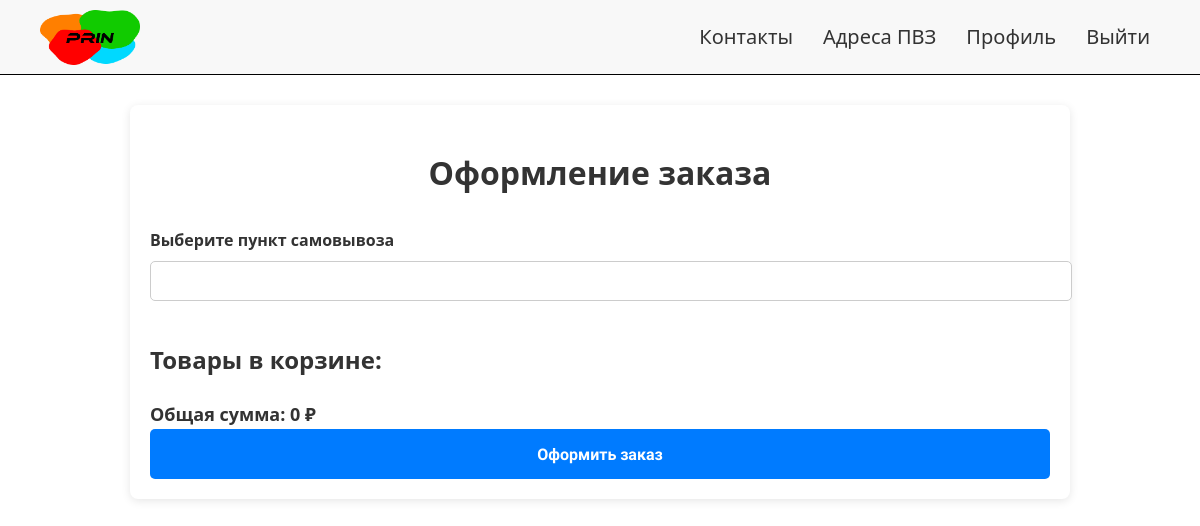
Page /order (signed in) on the earlier database version.
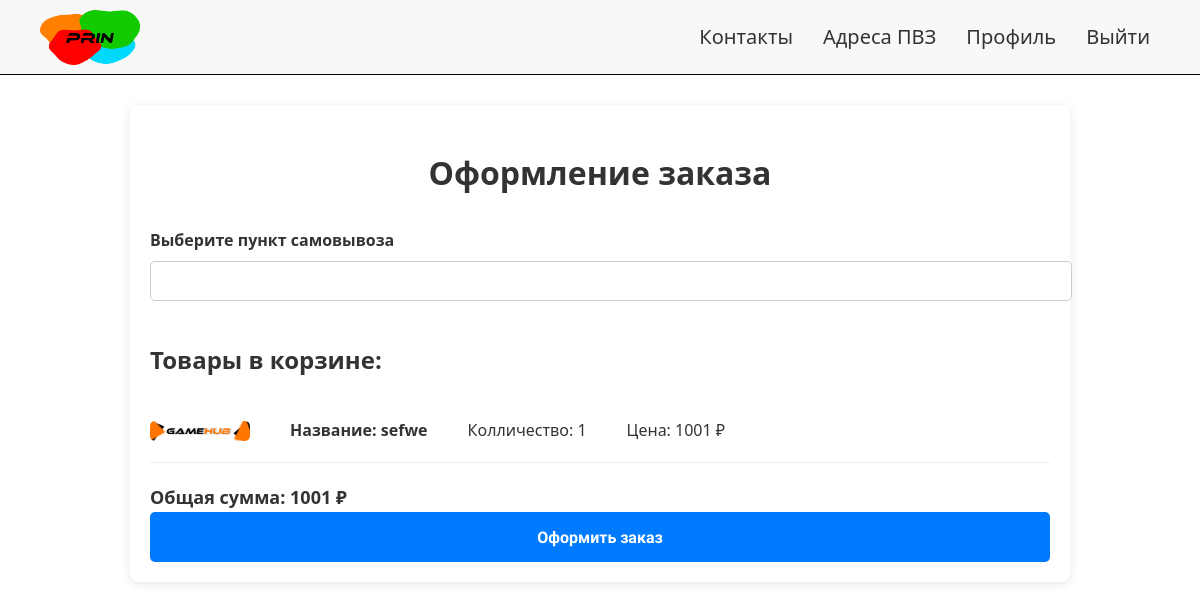
Same page on the later database version.
### tables this page shows
CREATE TABLE cart_items (
    id INTEGER PRIMARY KEY AUTOINCREMENT,
    user_id INTEGER NOT NULL,
    product_articul INTEGER NOT NULL,
    quantity INTEGER NOT NULL DEFAULT 1,
    FOREIGN KEY (user_id) REFERENCES accounts(id),
    FOREIGN KEY (product_articul) REFERENCES products(articul)
);

CREATE TABLE "products"
(
    articul        INTEGER
        primary key,
    name           TEXT    not null,
    description    TEXT,
    price          integer not null,
    stock_quantity INTEGER not null,
    image_url      TEXT,
    user_id        INTEGER not null,
    created_at     DATETIME default (datetime('now', '+4 hours')),
    updated_at     DATETIME default (datetime('now', '+4 hours'))
);

### app.py (the view, shortened to what this page needs)
@app.route('/order', methods=['GET', 'POST'])
@login_required
def order():
    db = get_db()
    user_id = current_user.id
    basket_items = db.execute('''
        SELECT ci.id, ci.quantity, p.articul, p.name, p.price, p.image_url
        FROM cart_items ci
        JOIN products p ON ci.product_articul = p.articul
        WHERE ci.user_id = ?
    ''', (user_id,)).fetchall()
    total_price = sum(item['price'] * item['quantity'] for item in basket_items)
    message = None
    return render_template('order.html', basket_items=basket_items, total_price=total_price, message=message)

### app.py (called while the page is built)
@login_manager.user_loader
def load_user(user_id):
    db = get_db()
    cursor = db.execute('SELECT * FROM accounts WHERE id = ?', (user_id,))
    user_data = cursor.fetchone()
    if user_data:
        role = user_data['role'] if 'role' in user_data else 'user'
        return User(
            id=user_data['id'],
            username=user_data['username'],
            password_hash=user_data['password'],
            role=role
        )
    return None

def get_db():
    db = getattr(g, '_database', None)
    if db is None:
        db = g._database = sqlite3.connect(DATABASE)
        db.row_factory = sqlite3.Row
    return db

@app.teardown_appcontext
def close_connection(exception):
    db = getattr(g, '_database', None)
    if db is not None:
        db.close()

### templates/order.html (shortened to what this page needs)
<!DOCTYPE html>
<html lang="ru">
<head>
    <link rel="stylesheet" href="/static/css/style.css">
</head>
<body>
    <header class="header">
        <nav class="nav">
            <ul class="nav-list">
                <a href="/" class="logo">
                    <img src="/static/images/logo.png" alt="Лого">
                </a>
                <li><a href="/contacts">Контакты</a></li>
                <li><a href="/pvzadresa">Адреса ПВЗ</a></li>
                {% if current_user.is_authenticated %}
                    <li><a href="/profile">Профиль</a></li>
                    <li><a href="/logout">Выйти</a></li>
                {% else %}
                    <li><a href="/login">Войти</a></li>
                    <li><a href="/signup">Зарегистрироваться</a></li>
                {% endif %}
            </ul>
        </nav>
    </header>
    <main>
        <div class="order-container">
            <h1>Оформление заказа</h1>
            <form method="POST">
                <div class="form-group">
                    <label for="pickup_point">Выберите пункт самовывоза</label>
                    <input type="text" id="pickup_point" name="pickup_point" required>
                </div>
                <div class="basket">
                    <h2>Товары в корзине:</h2>
                    {% for item in basket_items %}
                        <div class="basket-item">
                            <img src="{{ item['image_url'] }}" alt="{{ item['name'] }}" class="basket-item-image">
                            <br>
                            <span class="basket-item-name">Название: {{ item['name'] }}</span>
                            <br>
                            <span class="basket-item-quantity">Колличество: {{ item['quantity'] }}</span>
                            <br>
                            <span class="basket-item-price">Цена: {{ item['price'] }} ₽</span>
                        </div>
                    {% endfor %}
                    <div class="total-price">
                        <span>Общая сумма: {{ total_price }} ₽</span>
                    </div>
                </div>
                <button type="submit">Оформить заказ</button>
            </form>
        </div>
    </main>
</body>
</html>

Differences in the rows shown:
added cart_items: image_url (picture), name "sefwe", quantity "1", price "1001"
Other differences:
{{ total_price }}: "0" → "1001"
